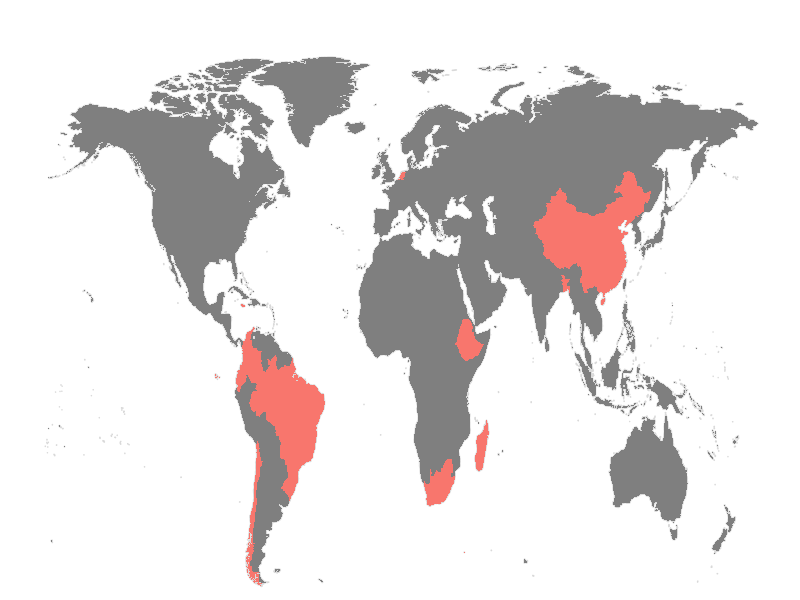

This chart was generated by the following R code:
## ---- chunk 1
library(ggplot2)
library(maps)
library(ggthemes)
## ---- chunk 2

map.world = map_data(map='world')
map.world$value <- NA
map.world$value <- ifelse(map.world$region =="Bangladesh", "skyblue1", map.world$value)
map.world$value <- ifelse(map.world$region =="Brazil", "skyblue1", map.world$value)
map.world$value <- ifelse(map.world$region =="Chile", "skyblue1", map.world$value)
map.world$value <- ifelse(map.world$region =="China", "skyblue1", map.world$value)
map.world$value <- ifelse(map.world$region =="Colombia", "skyblue1", map.world$value)
map.world$value <- ifelse(map.world$region =="Ecuador", "skyblue1", map.world$value)
map.world$value <- ifelse(map.world$region =="Ethiopia", "skyblue1", map.world$value)
map.world$value <- ifelse(map.world$region =="Jamaica", "skyblue1", map.world$value)
map.world$value <- ifelse(map.world$region =="Madagascar", "skyblue1", map.world$value)
map.world$value <- ifelse(map.world$region =="Netherlands", "skyblue1", map.world$value)
map.world$value <- ifelse(map.world$region =="South Africa", "skyblue1", map.world$value)

ggplot() + 
  borders("world", colour = "gray85", fill = "gray80") +
  geom_map(data = map.world, map = map.world, aes(
    map_id = region,
    fill=value
  )) + 
  theme_map() +
  coord_cartesian(ylim = c(-50, 90)) +
  theme(legend.position = "none")

